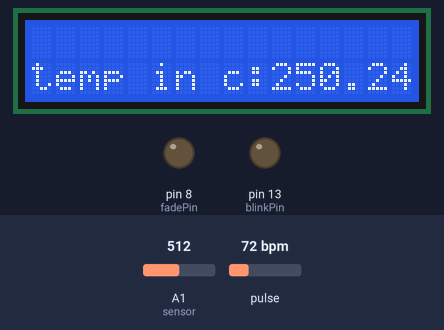
The sketch below on a simulated Arduino Uno, built with avr-gcc and run on an emulated ATmega328P. Shown: 16×2 character LCD, output pins drawn as LEDs (lit = HIGH). The inputs (shaded band) are chosen by the test bench; at power-on: pulse 72 bpm, A1 (sensor) = 512. What the sketch prints to the serial monitor is not drawn.

Above: at 1.2 s.
1.3 s: pulse set to 42 bpm
At 2.5 s:
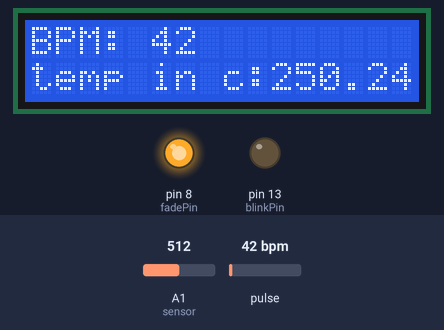
7.4 s: A1 (sensor) set to 560
At 9.7 s:
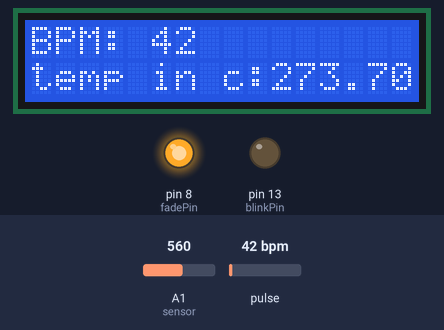
11.9 s: pulse set to 70 bpm
At 12.9 s:
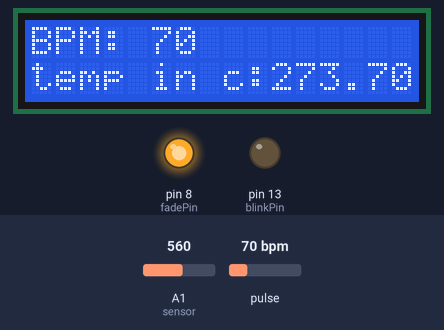
14.4 s: A1 (sensor) set to 540
At 15.7 s:
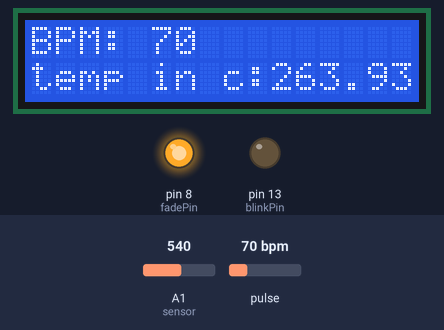
18.1 s: pulse set to 100 bpm
At 20.1 s:
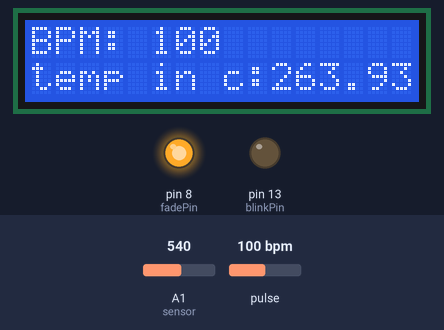
20.6 s: A1 (sensor) set to 511
At 21.7 s:
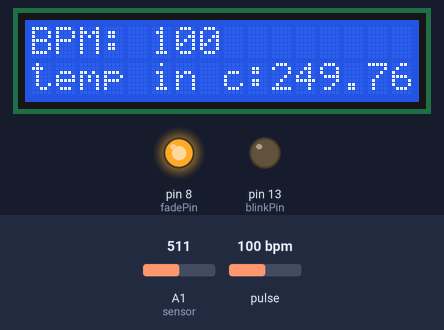
Timing chart, 0 to 23.6 s (numbered marks = the images above; inputs shaded):
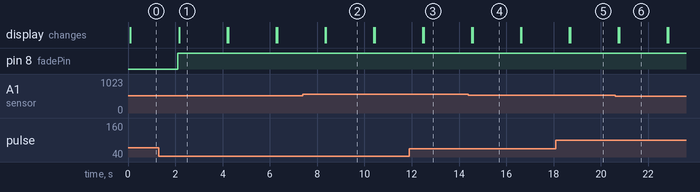

The sketch:

sketch_sep17a.ino
```cpp
#include <LiquidCrystal_I2C.h>
#include <PulseSensorPlayground.h>
int pulsePin = 0;

int blinkPin = 13;

int fadePin = 8;

int fadeRate = 0;

const int sensor = 1;

float tempc;

float vout;
PulseSensorPlayground pulseSensor;
LiquidCrystal_I2C lcd(0x27, 16, 2);

void setup() {
    pulseSensor.analogInput(pulsePin);
    pulseSensor.setThreshold(550);
    lcd.begin();
    lcd.backlight();
    pulseSensor.begin();

    pinMode(blinkPin, OUTPUT);

    pinMode(fadePin, OUTPUT);

    Serial.begin(115200);

    pinMode(sensor, INPUT);

    Serial.begin(9600);

}


void loop() {


    fadeRate = 255;

    serialOutputWhenBeatHappens();

    vout = analogRead(sensor);

    vout = (vout * 500) / 1023;

    tempc = vout;

    Serial.print("in DegreeC=");

    Serial.print("\t");

    Serial.print(tempc);

    Serial.println();

    lcd.setCursor(0, 1);
    lcd.print("temp in c:");

    lcd.print(tempc);

    delay(2000);


    ledFadeToBeat();

    delay(20);

}

void ledFadeToBeat() {

    fadeRate -= 15;

    fadeRate = constrain(fadeRate, 0, 255);

    analogWrite(fadePin, fadeRate);

}


void serialOutputWhenBeatHappens() {
    if (pulseSensor.sawStartOfBeat()) {


        Serial.print("BPM: ");
        int bpm = pulseSensor.getBeatsPerMinute();
        Serial.println(bpm);
        lcd.setCursor(0, 0);
        lcd.clear();

        lcd.print("BPM: ");

        lcd.print(bpm);
    } else {
        Serial.println("no beats found");

    }
    delay(20);
}
```

Measured:
- after the input at 7.4 s, the display: first differs from a run without the input after 0.97 s (image 2)
- after the input at 11.9 s, the display: first changes after 0.57 s (image 3 shows a later state)
- after the input at 14.4 s, the display: first differs from a run without the input after 0.17 s (image 4)
- after the input at 18.1 s, the display: first changes after 0.57 s (image 5 shows a later state)
- after the input at 20.6 s, the display: first differs from a run without the input after 0.18 s (image 6)
- what the display in image 1 shows lasts 2.0 s, from 2.2 s to 4.2 s
